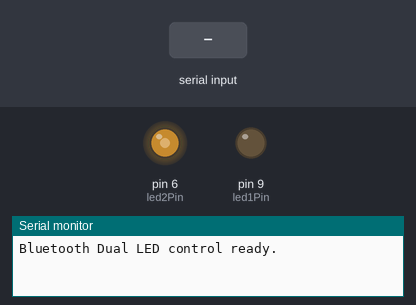
Bench run of a sketch on a simulated Arduino Uno, built with avr-gcc and run on an emulated ATmega328P. On the bench: output pins drawn as LEDs (lit = HIGH), the last lines printed to the serial monitor. The inputs (shaded band) are chosen by the test bench.

Above: at 1.2 s.
1.3 s: "ON\n" received over the second serial link
At 2.5 s:
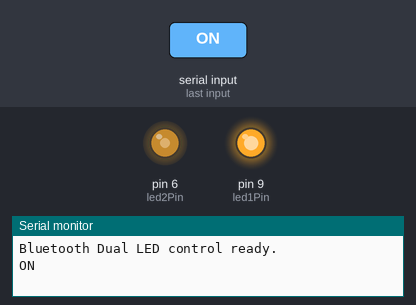
2.8 s: "PWM\n" received over the second serial link
At 3.7 s:
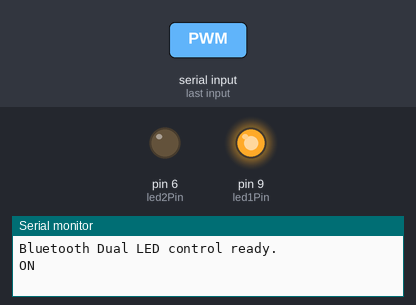
4.3 s: "OFF\n" received over the second serial link
At 4.9 s:
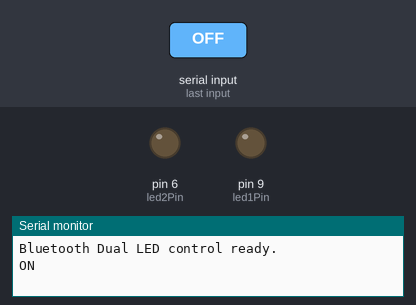
5.8 s: "PWM,45\n" received over the second serial link
At 7.0 s:
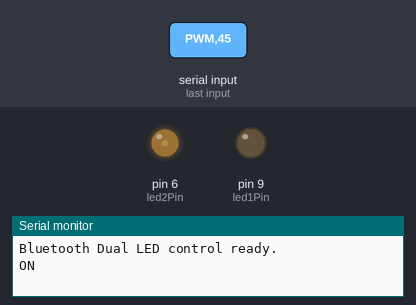
7.3 s: "ON\n" received over the second serial link
At 8.3 s:
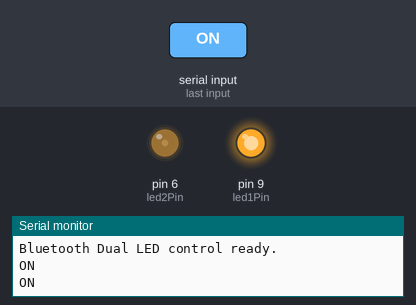
8.8 s: "PWM90\n" received over the second serial link
At 9.5 s:
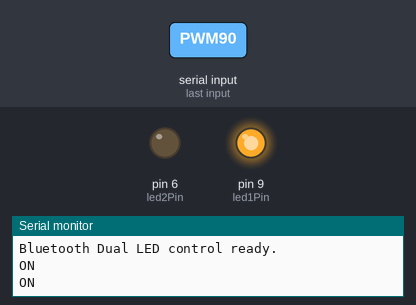
Timing chart, 0 to 11.3 s (numbered marks = the images above; inputs shaded):
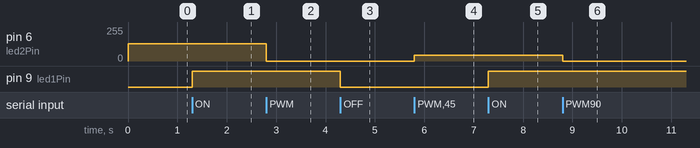

The sketch:

Bluetooth-module.ino
```cpp
#include <SoftwareSerial.h>

SoftwareSerial BTserial(10, 11); // TX, RX van de HC-05
const int led1Pin = 9;           // LED 1 (ON/OFF)
const int led2Pin = 6;          // LED 2 (PWM)

int led2Value = 128;    // Basiswaarde voor LED2 (0-255)

void setup() {
  pinMode(led1Pin, OUTPUT);
  pinMode(led2Pin, OUTPUT);

  Serial.begin(9600);
  BTserial.begin(9600);

  Serial.println("Bluetooth Dual LED control ready.");
}

void loop() {
  analogWrite(led2Pin, led2Value);
  if (BTserial.available()) {
    String command = BTserial.readStringUntil('\n');
    command.trim();

    if (command.equalsIgnoreCase("ON")){
      digitalWrite(led1Pin, HIGH);
      Serial.println("ON");
    }

    if (command.equalsIgnoreCase("OFF")){
      digitalWrite(led1Pin, LOW);
    }

    if (command.startsWith("PWM")) {
      int val = command.substring(4).toInt();
      val = constrain(val, 0, 255);
      led2Value = val; // sla waarde op zodat hij behouden blijft
    }
  }
}
```

Measured:
- after the input at 1.3 s, pin 9 (led1Pin): LOW → HIGH at once
- after the input at 2.8 s, pin 6 (led2Pin): 128/255 → 0/255 at once
- after the input at 4.3 s, pin 9 (led1Pin): HIGH → LOW at once
- after the input at 5.8 s, pin 6 (led2Pin): 0/255 → 45/255 at once
- after the input at 7.3 s, pin 9 (led1Pin): LOW → HIGH at once
- after the input at 8.8 s, pin 6 (led2Pin): 45/255 → 0/255 at once
